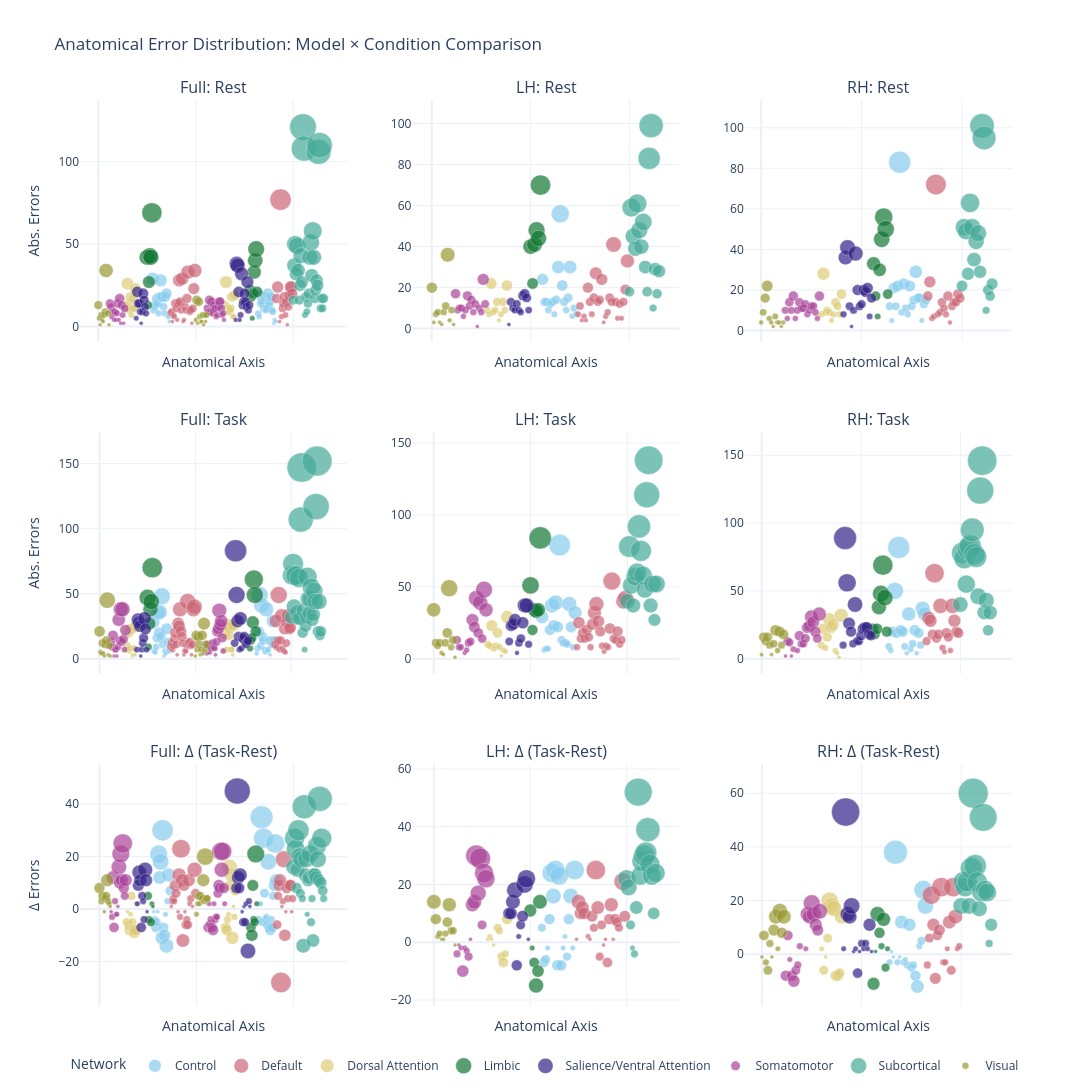

This figure's notebook cell:
### Markdown cell above
---
## 10. Anatomical Hub Analysis

Visualizing error patterns across the anatomical axis to identify spatial clustering.

### Code cell
# Prepare data structures
matrices_dict = {
    'full_rest': confusion_matrix_cv_full,
    'full_task': confusion_matrix_task_full,
    'lh_rest': confusion_matrix_cv_lh,
    'lh_task': confusion_matrix_task_lh,
    'rh_rest': confusion_matrix_cv_rh,
    'rh_task': confusion_matrix_task_rh
}

infos_dict = {
    'full': region_info_full,
    'lh': region_info_lh,
    'rh': region_info_rh
}

def plot_anatomical_errors(matrices, region_infos):
    """Create 9-subplot anatomical error analysis."""
    fig = make_subplots(
        rows=3, cols=3,
        subplot_titles=(
            "Full: Rest", "LH: Rest", "RH: Rest",
            "Full: Task", "LH: Task", "RH: Task",
            "Full: Δ (Task-Rest)", "LH: Δ (Task-Rest)", "RH: Δ (Task-Rest)"
        ),
        horizontal_spacing=0.07,
        vertical_spacing=0.1
    )

    strategies = [('full', 'Full Brain'), ('lh', 'Left Hemisphere'), ('rh', 'Right Hemisphere')]
    networks = sorted(region_infos['full']['major_network'].unique())
    colors = px.colors.qualitative.Safe
    color_map = {net: colors[i % len(colors)] for i, net in enumerate(networks)}

    # Calculate global scales
    max_abs, max_diff = 0, 0
    for model_key, _ in strategies:
        r_cm = matrices[f'{model_key}_rest'].astype(float).copy()
        t_cm = matrices[f'{model_key}_task'].astype(float).copy()
        np.fill_diagonal(r_cm, 0)
        np.fill_diagonal(t_cm, 0)
        max_abs = max(max_abs, r_cm.sum(axis=1).max(), t_cm.sum(axis=1).max())
        max_diff = max(max_diff, (t_cm.sum(axis=1) - r_cm.sum(axis=1)).max())

    # Populate grid
    for col_idx, (model_key, _) in enumerate(strategies, start=1):
        info = region_infos[model_key]
        r_cm = matrices[f'{model_key}_rest'].astype(float).copy()
        t_cm = matrices[f'{model_key}_task'].astype(float).copy()
        np.fill_diagonal(r_cm, 0)
        np.fill_diagonal(t_cm, 0)
        
        r_err = r_cm.sum(axis=1)
        t_err = t_cm.sum(axis=1)
        d_err = t_err - r_err

        for err_vals, row_idx, scale_ref in [(r_err, 1, max_abs), (t_err, 2, max_abs), (d_err, 3, max_diff)]:
            df_plot = pd.DataFrame({
                'Region': info['region_name'],
                'Network': info['major_network'],
                'Error_Count': err_vals,
                'X_Pos': np.arange(len(info))
            })

            for net in networks:
                net_df = df_plot[df_plot['Network'] == net]
                if net_df.empty:
                    continue
                
                fig.add_trace(
                    go.Scatter(
                        x=net_df['X_Pos'],
                        y=net_df['Error_Count'],
                        mode='markers',
                        name=net,
                        marker=dict(
                            size=np.abs(net_df['Error_Count']),
                            sizemode='area',
                            sizeref=2. * scale_ref / (30.**2),
                            sizemin=2,
                            color=color_map[net],
                            line=dict(width=0.4, color='white')
                        ),
                        text=net_df['Region'],
                        hovertemplate="<b>%{text}</b><br>Errors: %{y}<extra></extra>",
                        legendgroup=net,
                        showlegend=(row_idx == 1 and col_idx == 1)
                    ),
                    row=row_idx, col=col_idx
                )

    fig.update_layout(
        title='Anatomical Error Distribution: Model × Condition Comparison',
        height=1200, width=1600,
        template='plotly_white',
        legend=dict(title='Network', orientation='h', y=-0.05, x=0.5, xanchor='center')
    )
    
    fig.update_xaxes(showticklabels=False, title='Anatomical Axis')
    fig.update_yaxes(title_text='Abs. Errors', row=1, col=1)
    fig.update_yaxes(title_text='Abs. Errors', row=2, col=1)
    fig.update_yaxes(title_text='Δ Errors', row=3, col=1)
    
    return fig

fig_hubs = plot_anatomical_errors(matrices_dict, infos_dict)
fig_hubs.show()
